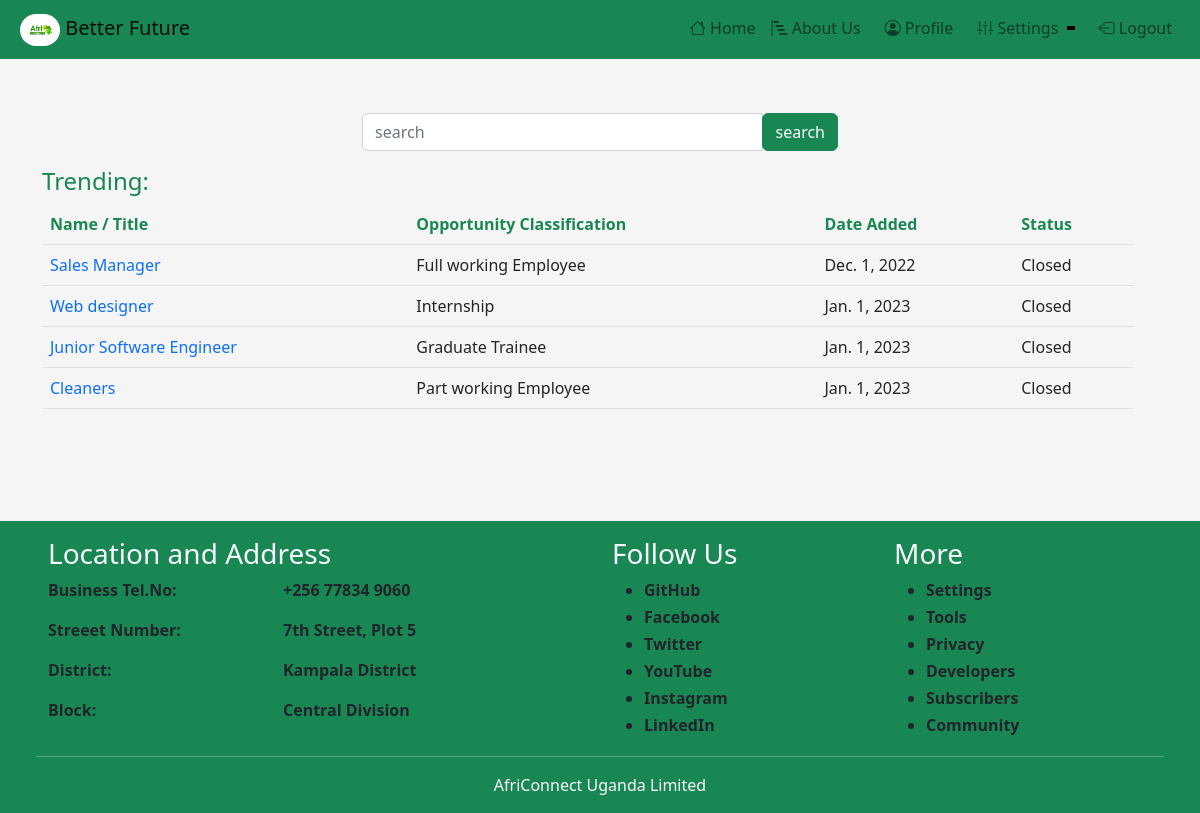
The page /searching/ (signed in) on the database as committed earlier.
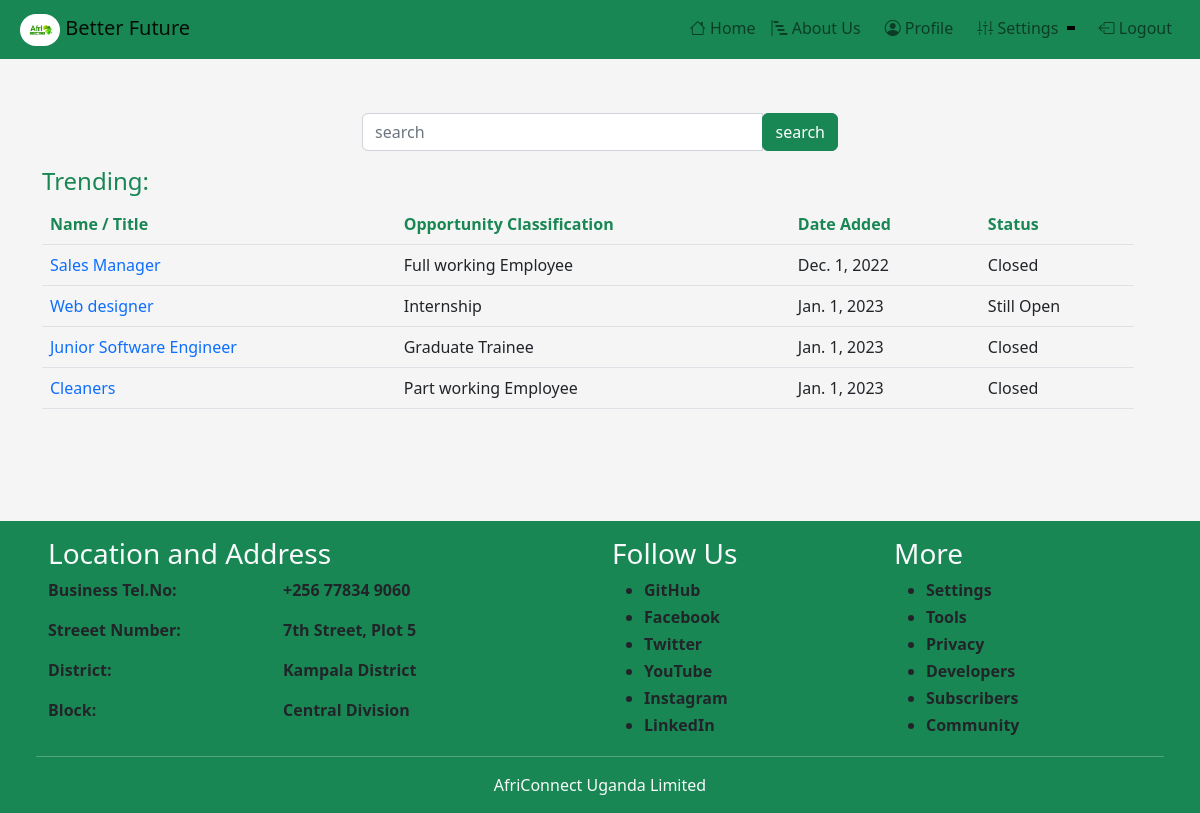
The same page on the database as committed later.
### africonnect/models.py (models this page shows, shortened)
class Opportunity(models.Model):
    choice = [('Internship','Internship'),
    ('Graduate Trainee','Graduate Trainee'),
    ('Full working Employee','Full working Employee'),
    ('Part working Employee','Part working Employee')]
    uploaded_by = models.ForeignKey(NewUser, on_delete=models.CASCADE, blank=True, null=True)
    Job_type = models.CharField(choices=choice, max_length=100)
    job_title = models.CharField(max_length=50)
    job_branch = models.CharField(max_length=500,blank=True, null=True)
    uploaded_on = models.DateField(auto_now=False, auto_now_add=False)
    deadline = models.DateField(auto_now=False, auto_now_add=False)
    description = models.TextField()
    qualifications = models.ManyToManyField(Qualifications, blank=True)
    @property
    def status(self):
        if(self.uploaded_on != None):
            if (date.today().day <= self.deadline.day):
                if (date.today().month <= self.deadline.month):
                    if (date.today().year <= self.deadline.year):
                        status_s = 'Still Open'
                    else:
                        status_s = 'Closed'
                    return status_s
                else:
                    status = 'Closed'
                return status
            else:
                status = 'Closed'
            return status
    class Meta:
        verbose_name  = 'Opportunitie'

### africonnect/views.py (the view)
# urls.py: path('searching/', views.searchingPage, name = 'searching'),
@login_required(login_url='signin')
def searchingPage(request):
    if request.method == 'POST':
        searched_is = request.POST['input_text']
        comment = f'Results for: {searched_is}'
        job = Opportunity.objects.filter(job_title__contains=searched_is)
    else:
        comment = f'Trending: '
        job = Opportunity.objects.all
    context = {
        "object_list":job,
        "comment":comment,
    }
    return render(request, "afri_apps_pages/searching.html", context)

### templates/afri_apps_pages/searching.html (shortened to what this page needs)
{% extends 'inherit_from/main.html' %} {% block content %}
{% include "copyfrom/navbar.html" %}
<div class="container py-5 mt-5">
  <div class="row">
    <div class="mx-auto" style="width: 500px">
      <form action="" method="post">
        <div class="input-group mb-3">
          <input
            type="text"
            name="input_text"
            class="form-control"
            placeholder="search"
            aria-label="search"
          />
          <div class="input-group-append">
            <button class="btn btn-success" type="submit">search</button>
          </div>
        </div>
      </form>
    </div>
    <div class="row">
      <div class="col-lg-12">
        <h4 class="text-success">{{comment}}</h4>
        <table class="table">
          <tr class="text-success">
            <th>Name / Title</th>
            <th>Opportunity Classification</th>
            <th>Date Added</th>
            <th>Status</th>
          </tr>
          {% for job_searched in object_list %}
          <tr>
            <td>
              <a
                class="text-decoration-none"
                href="{% url 'specificjob' job_searched.id %}"
                >{{job_searched.job_title}}</a
              >
            </td>
            <td>{{job_searched.Job_type}}</td>
            <td>{{job_searched.uploaded_on}}</td>
            <td>{{job_searched.status}}</td>
          </tr>
          {% endfor %}
        </table>
      </div>
    </div>
  </div>
</div>
{% include "copyfrom/footer.html" %} {% endblock content %}

Rows that differ between the two databases and show on the page:
changed Opportunity "Web designer": status "Closed" → "Still Open"
